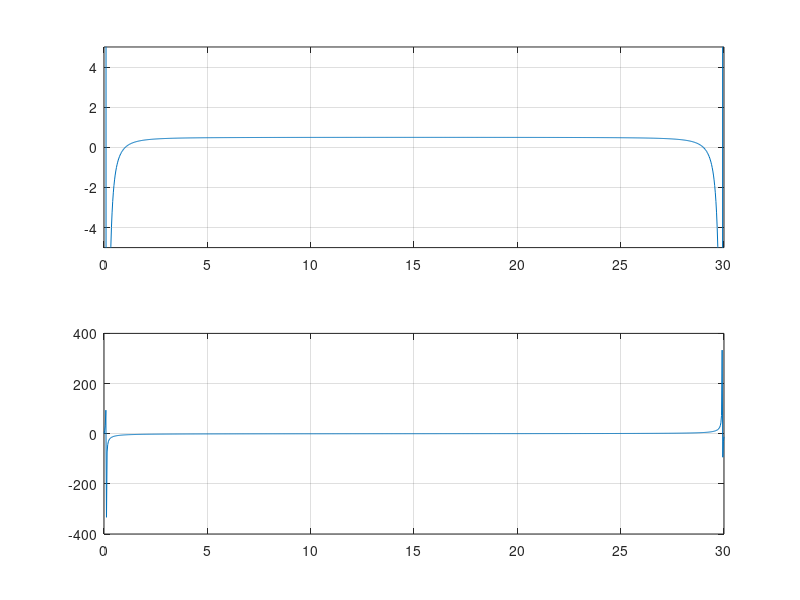

Reproduce this figure in MATLAB.
%Ejercicio 1
%D)
tinicio = 0;
tfinal = 30;
np = 1000;

t = tinicio:(tfinal - tinicio) / (np - 1):tfinal;

X1 = sin(pi/4*t);

%6
F = fft(X1);
%ylim([-5, 5]);
subplot(2,1,1);
plot(t,F);
ylim([-5, 5])
grid;
subplot(2,1,2);
plot(t, imag(F))
grid